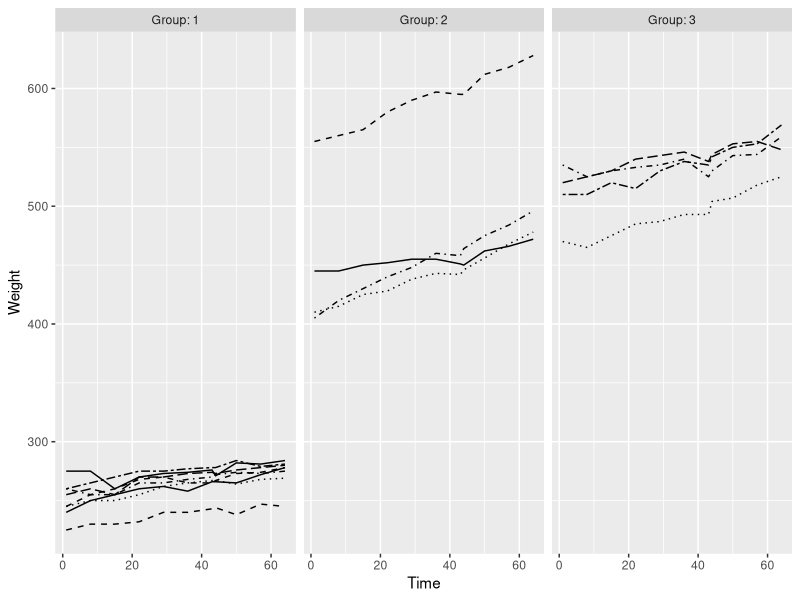
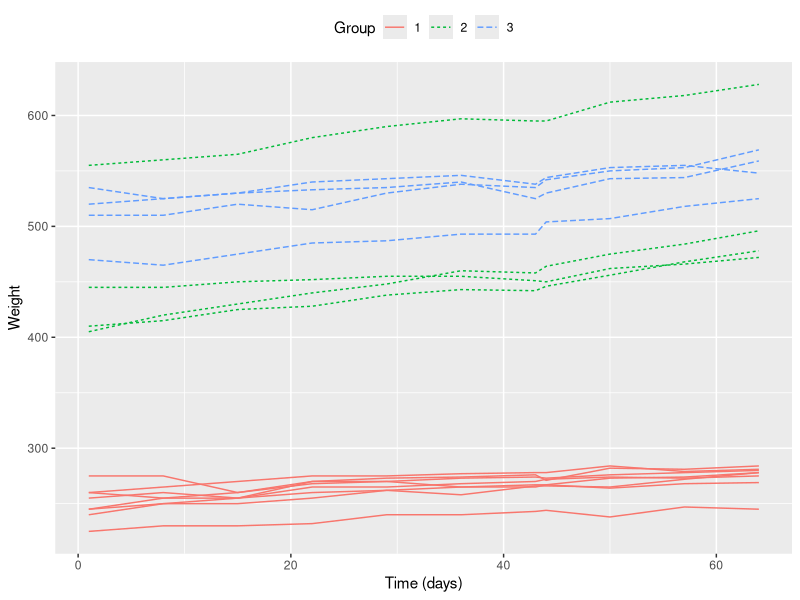
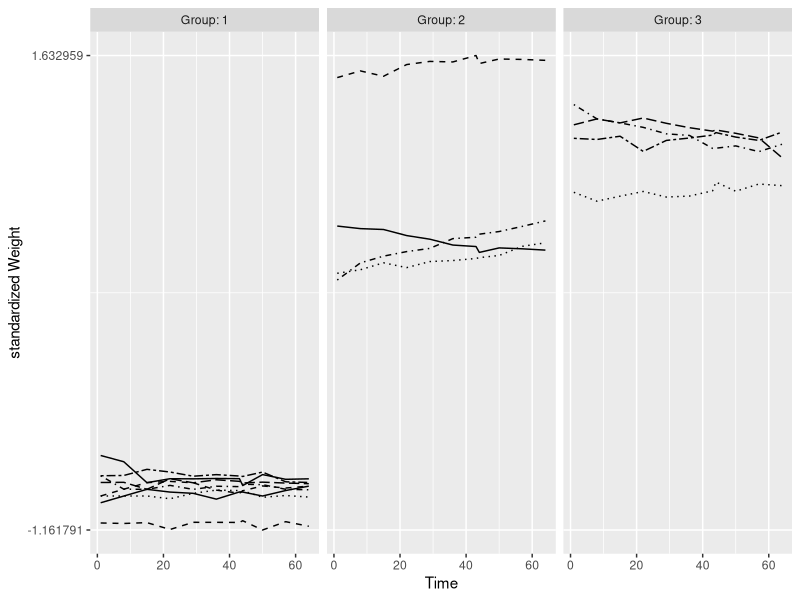
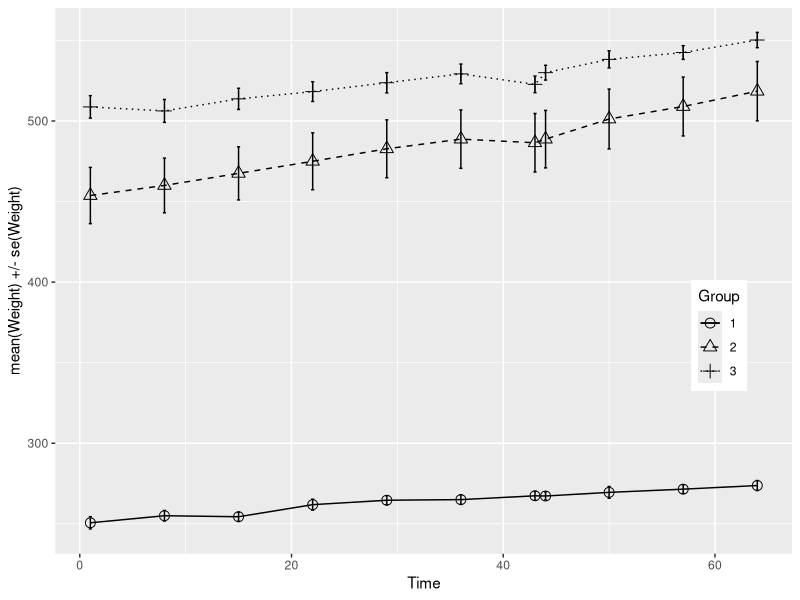
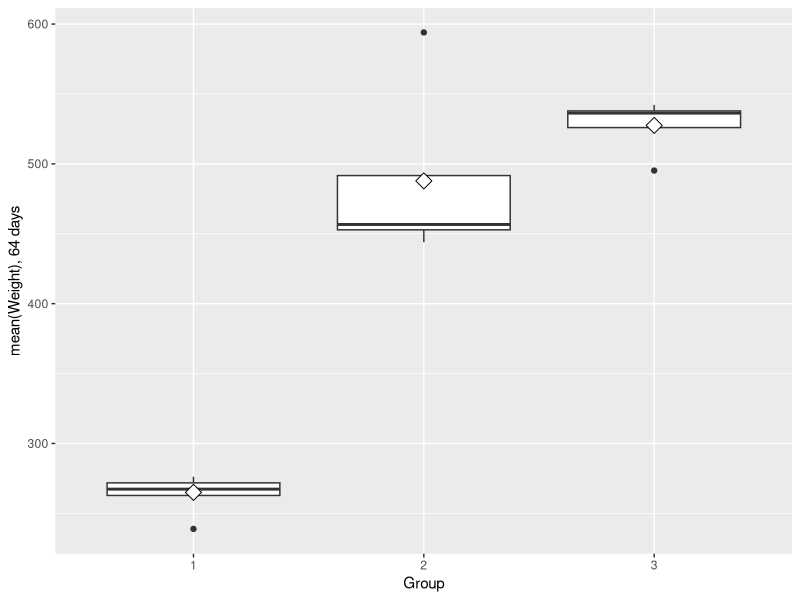
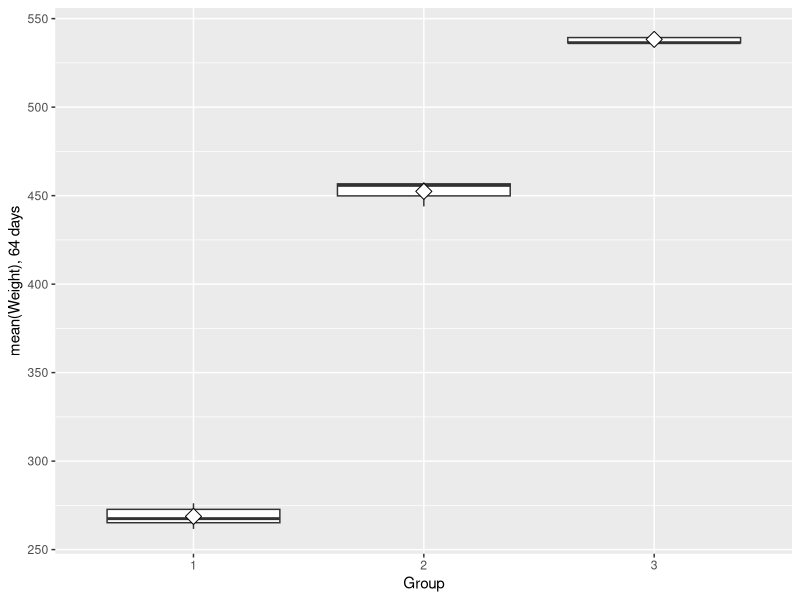
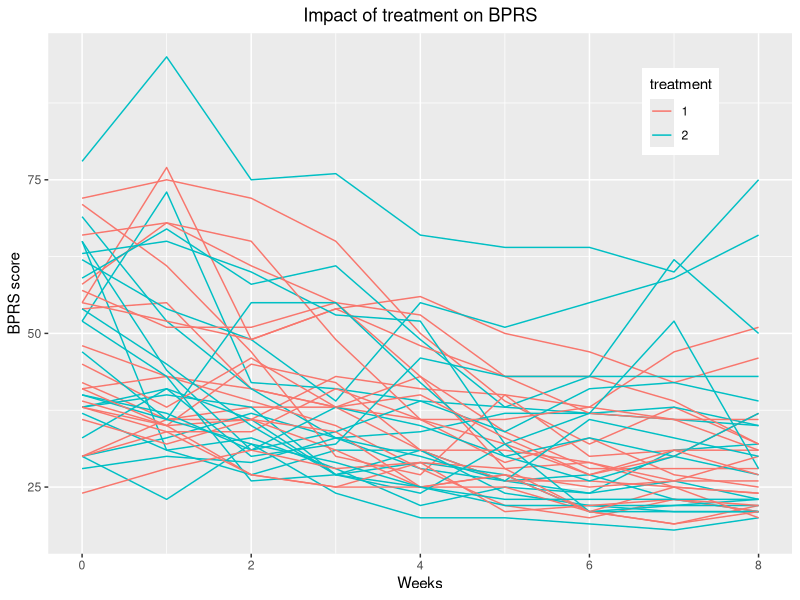
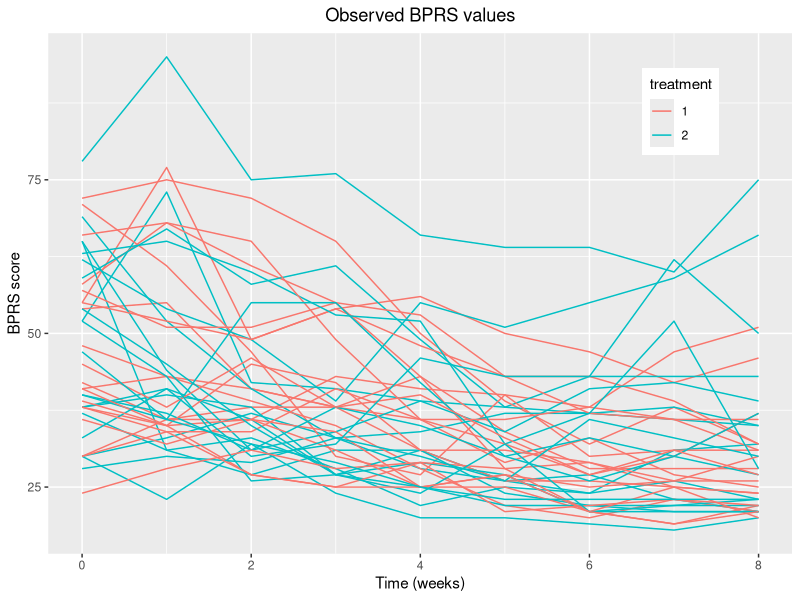

R code for these plots, in order:
## ---- chunk 1
date()
## ---- chunk 2
# Reading the data. (I have already transformed the data into long form using the wrangling script.)
RATSL <- read.csv("./data/ratsl.csv", stringsAsFactors = T)
# Converting categorical variables to factors
RATSL$ID <- as.factor(RATSL$ID)
RATSL$Group <- as.factor(RATSL$Group)
# Exploring the structure of the dataset
str(RATSL)
# Viewing the data
head(RATSL)
## ---- chunk 3
library(dplyr); library(tidyr); library(ggplot2)
# Plotting rats
ggplot(RATSL, aes(x = Time, y = Weight, linetype = ID)) +
  geom_line() +
  scale_linetype_manual(values = rep(1:10, times=4)) +
  facet_grid(. ~ Group, labeller = label_both) +
  theme(legend.position = "none") + 
  scale_y_continuous(limits = c(min(RATSL$Weight), max(RATSL$Weight)))
## ---- chunk 4
ggplot(RATSL, aes(x = Time, y = Weight, group = interaction(Group, ID), colour = Group, linetype = Group)) +
  geom_line() +
  theme(legend.position = "top") +
  scale_y_continuous(limits = c(min(RATSL$Weight), max(RATSL$Weight))) +
  scale_x_continuous(name = "Time (days)", breaks = seq(0, 60, 20))
## ---- chunk 5
# Standardising the Weight variable and adding a column
RATSL <- RATSL %>%
  group_by(Time) %>%
  mutate(stdWeight = ((Weight-mean(Weight))/sd(Weight))) %>%
  ungroup()
# Glimpsing the data
glimpse(RATSL)
# Plotting again with the standardised Weight variable
ggplot(RATSL, aes(x = Time, y = stdWeight, linetype = ID)) +
  geom_line() +
  scale_linetype_manual(values = rep(1:10, times=4)) +
  facet_grid(. ~ Group, labeller = label_both) +
  theme(legend.position = "none") +
  scale_y_continuous(name = "standardized Weight", (limits = c(min(RATSL$stdWeight), max(RATSL$stdWeight))))
## ---- chunk 6
# Summary data with mean and standard error of RATS by treatment and week 
RATSS <- RATSL %>%
  group_by(Group, Time) %>%
  summarise(mean = mean(Weight), se = (sd(Weight)/sqrt(length(unique(RATSL$ID))))) %>%
  ungroup()
# Glimpsing the data
glimpse(RATSS)
# Plotting the mean profiles
ggplot(RATSS, aes(x = Time, y = mean, linetype = Group, shape = Group)) +
  geom_line() +
  scale_linetype_manual(values = c(1,2,3)) +
  geom_point(size=3) +
  scale_shape_manual(values = c(1,2,3)) +
  geom_errorbar(aes(ymin=mean-se, ymax=mean+se, linetype="1"), width=0.3) +
  theme(legend.position = c(0.9,0.4)) +
  scale_y_continuous(name = "mean(Weight) +/- se(Weight)")
## ---- chunk 7
# Create a summary data by Group and ID with mean as the summary variable (ignoring baseline Time 1).
RATSL8S <- RATSL %>%
  filter(Time > 1) %>%
  group_by(Group, ID) %>%
  summarise(mean=mean(Weight) ) %>%
  ungroup()

# Glimpsing the data
glimpse(RATSL8S)

# Drawing a boxplot of mean versus Group
ggplot(RATSL8S, aes(x = Group, y = mean)) +
  geom_boxplot() +
  stat_summary(fun = "mean", geom = "point", shape=23, size=4, fill = "white") +
  scale_y_continuous(name = "mean(Weight), 64 days")
## ---- chunk 8
# Filtering out outliers (rats weighting more than 550 and less than 250 grams)
RATSL8S1 <- RATSL8S %>% filter(RATSL8S$mean<550 & RATSL8S$mean > 250)
# Filtering the last outlier (in group 3, weighting less than 500 grams)
RATSL8S1 <- RATSL8S1[-which(RATSL8S1$Group == 3 & RATSL8S1$mean < 500),]
# Inspecting the summary reveals that one outlier has been eliminated in every group
summary(RATSL8S1)
# Plotting the data again without outliers
ggplot(RATSL8S1, aes(x = Group, y = mean)) +
  geom_boxplot() +
  stat_summary(fun = "mean", geom = "point", shape=23, size=4, fill = "white") +
  scale_y_continuous(name = "mean(Weight), 64 days")
# Inspecting summaries by group
RATSL8S1 %>% 
  group_by(Group) %>% 
  summarize(mean = mean(mean))
## ---- chunk 9
# Adding the baseline. According to the instructions on the Data camp course site, 
# we should be using the original data as the source for the new variable. 
# Since I never imported the original data, I now have to extract the baseline from 
# the imported data. (I did confirm that the extracted vector corresponds to that from the original data.)
RATSL8S2 <- RATSL8S %>%
  mutate(baseline = RATSL[RATSL$Time == 1,]$Weight)

# Fit the linear model with the mean as the response 
fit <- lm(mean ~ baseline + Group, data = RATSL8S2)

# A command used to prompt the use of zeros instead of scientific notation for p values
options(scipen=999)

# Compute the analysis of variance table for the fitted model with anova()
anova(fit)

# Print a summary of the regression model for comparison.
summary(fit)
## ---- chunk 10
# The confidence intervals (at 95 %) are given below.
confint(fit)
## ---- chunk 11
# Reading the data
BPRSL <- read.csv("./data/bprsl.csv", stringsAsFactors = T)
# Converting categorical variables to factors
BPRSL$treatment <- as.factor(BPRSL$treatment)
BPRSL$subject <- as.factor(BPRSL$subject)
# Confirming the structure of the dataset
str(BPRSL)
# Viewing the data
head(BPRSL)
# Plotting the BPRSL data
ggplot(BPRSL, aes(x = week, y = bprs, group = interaction(treatment, subject), inherit.aes = FALSE, colour = treatment)) + 
  geom_line() + 
  scale_x_continuous(name = "Weeks") + 
  scale_y_continuous(name = "BPRS score") + 
  theme(legend.position = c(0.85,0.85)) + 
  ggtitle("Impact of treatment on BPRS") + 
  theme(plot.title = element_text(hjust = 0.5))
## ---- chunk 12
# creating a regression model
BPRS_reg <- lm(bprs ~ week + treatment, data=BPRSL)
# printing out a summary of the model
summary(BPRS_reg)
## ---- chunk 13
# accessing the lme4 library
library(lme4)
# creating a random intercept model
BPRS_ref <- lmer(bprs ~ week + treatment + (1 | subject), data = BPRSL, REML = FALSE)
# Printing the summary of the model
summary(BPRS_ref)
## ---- chunk 14
# creating a random intercept and random slope model
BPRS_ref1 <- lmer(bprs ~ week + treatment + (week | subject), data = BPRSL, REML = FALSE)
# printing a summary of the model
summary(BPRS_ref1)
# perform an ANOVA test on the two models
anova(BPRS_ref1, BPRS_ref)
## ---- chunk 15
# creating a random intercept and random slope model with an interaction term
BPRS_ref2 <- lmer(bprs ~ week + treatment + (week | subject) + week*treatment, data = BPRSL, REML = FALSE)
# printing out a summary of the model
summary(BPRS_ref2)
# performing an ANOVA test on the two models
anova(BPRS_ref2, BPRS_ref1)
## ---- chunk 16
# Creating a vector of the fitted values
fitted <- fitted(BPRS_ref2)
# Create a new column fitted to BPRSL
BPRSL <- mutate(BPRSL, fitted=fitted)
# Reprinting the plot with observed BPRS values (for the sake of comparison)
ggplot(BPRSL, aes(x = week, y = bprs, group = interaction(treatment, subject), colour = treatment)) + 
  geom_line() +
  scale_x_continuous(name = "Time (weeks)") +
  scale_y_continuous(name = "BPRS score") +
  theme(legend.position = c(0.85,0.85)) + 
  ggtitle("Observed BPRS values") + 
  theme(plot.title = element_text(hjust = 0.5))
# plotting the fitted values
ggplot(BPRSL, aes(x = week, y = fitted, group = interaction(treatment, subject), colour = treatment)) +
  geom_line() +
  scale_x_continuous(name = "Time (weeks)") +
  scale_y_continuous(name = "BPRS score") +
  theme(legend.position = c(0.85,0.85)) + 
  ggtitle("Fitted BPRS values") + 
  theme(plot.title = element_text(hjust = 0.5))
